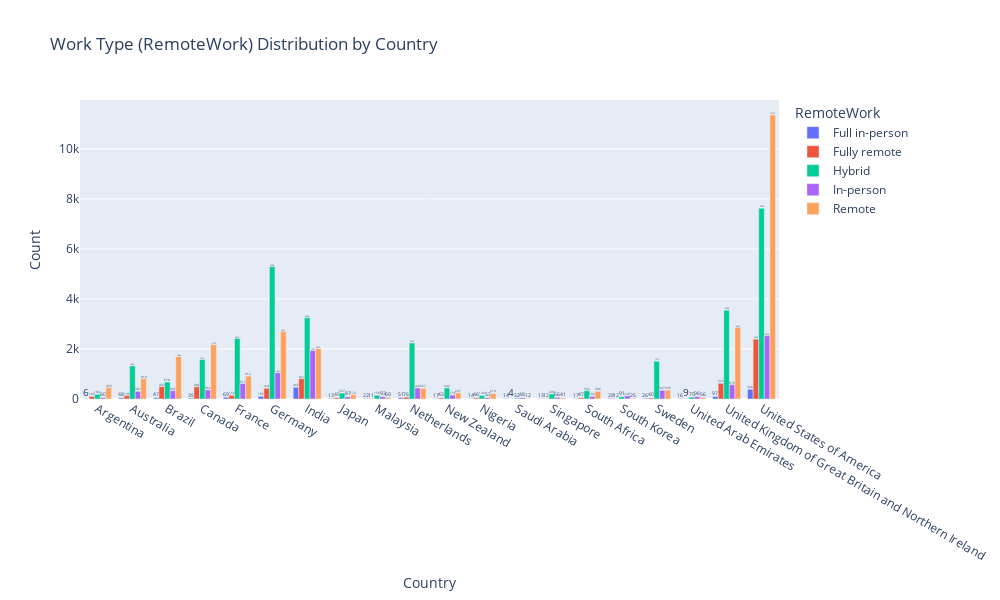

Source (notebook cell):
### Code cell
import pandas as pd
import plotly.express as px



# Create a count of the values for each combination of Country and RemoteWork
df_counts = df.groupby(['Country', 'RemoteWork']).size().reset_index(name='Count')

# Create the clustered bar chart with hover data and increased size
fig = px.bar(df_counts, 
             x='Country', 
             y='Count', 
             color='RemoteWork', 
             barmode='group',  # Creates the clustered bar effect
             text='Count',     # Displays the count value on top of each bar
             hover_data=['Country', 'RemoteWork', 'Count'],  # Show Country, RemoteWork, and Count on hover
             title="Work Type (RemoteWork) Distribution by Country",
             height=600,  # Increase the height of the graph
             width=1000)  # Increase the width of the graph

# Show the plot
fig.show()

### Figure 1 — Plotly figure (JSON) as saved in the notebook; plotly's stock layout.template omitted (floating-point values rounded to 4 significant figures)
{"data": [{"alignmentgroup": "True", "customdata": [["Full in-person"], ["Full in-person"], ["Full in-person"], ["Full in-person"], ["Full in-person"], ["Full in-person"], ["Full in-person"], ["Full in-person"], ["Full in-person"], ["Full in-person"], ["Full in-person"], ["Full in-person"], ["Full in-person"], ["Full in-person"], ["Full in-person"], ["Full in-person"], ["Full in-person"], ["Full in-person"], ["Full in-person"], ["Full in-person"]], "hovertemplate": "RemoteWork=%{customdata[0]}<br>Country=%{x}<br>Count=%{text}<extra></extra>", "legendgroup": "Full in-person", "marker": {"color": "#636efa", "pattern": {"shape": ""}}, "name": "Full in-person", "offsetgroup": "Full in-person", "orientation": "v", "showlegend": true, "text": [6, 48, 47, 35, 69, 105, 468, 13, 22, 51, 17, 14, 14, 13, 17, 28, 26, 16, 97, 390], "textposition": "auto", "type": "bar", "x": ["Argentina", "Australia", "Brazil", "Canada", "France", "Germany", "India", "Japan", "Malaysia", "Netherlands", "New Zealand", "Nigeria", "Saudi Arabia", "Singapore", "South Africa", "South Korea", "Sweden", "United Arab Emirates", "United Kingdom of Great Britain and Northern Ireland", "United States of America"], "xaxis": "x", "y": [6, 48, 47, 35, 69, 105, 468, 13, 22, 51, 17, 14, 14, 13, 17, 28, 26, 16, 97, 390], "yaxis": "y"}, {"alignmentgroup": "True", "customdata": [["Fully remote"], ["Fully remote"], ["Fully remote"], ["Fully remote"], ["Fully remote"], ["Fully remote"], ["Fully remote"], ["Fully remote"], ["Fully remote"], ["Fully remote"], ["Fully remote"], ["Fully remote"], ["Fully remote"], ["Fully remote"], ["Fully remote"], ["Fully remote"], ["Fully remote"], ["Fully remote"], ["Fully remote"], ["Fully remote"]], "hovertemplate": "RemoteWork=%{customdata[0]}<br>Country=%{x}<br>Count=%{text}<extra></extra>", "legendgroup": "Fully remote", "marker": {"color": "#EF553B", "pattern": {"shape": ""}}, "name": "Fully remote", "offsetgroup": "Fully remote", "orientation": "v", "showlegend": true, "text": [104, 136, 493, 488, 150, 428, 814, 49, 11, 76, 43, 46, 4, 12, 47, 12, 40, 9, 625, 2394], "textposition": "auto", "type": "bar", "x": ["Argentina", "Australia", "Brazil", "Canada", "France", "Germany", "India", "Japan", "Malaysia", "Netherlands", "New Zealand", "Nigeria", "Saudi Arabia", "Singapore", "South Africa", "South Korea", "Sweden", "United Arab Emirates", "United Kingdom of Great Britain and Northern Ireland", "United States of America"], "xaxis": "x", "y": [104, 136, 493, 488, 150, 428, 814, 49, 11, 76, 43, 46, 4, 12, 47, 12, 40, 9, 625, 2394], "yaxis": "y"}, {"alignmentgroup": "True", "customdata": [["Hybrid "], ["Hybrid "], ["Hybrid "], ["Hybrid "], ["Hybrid "], ["Hybrid "], ["Hybrid "], ["Hybrid "], ["Hybrid "], ["Hybrid "], ["Hybrid "], ["Hybrid "], ["Hybrid "], ["Hybrid "], ["Hybrid "], ["Hybrid "], ["Hybrid "], ["Hybrid "], ["Hybrid "], ["Hybrid "]], "hovertemplate": "RemoteWork=%{customdata[0]}<br>Country=%{x}<br>Count=%{text}<extra></extra>", "legendgroup": "Hybrid ", "marker": {"color": "#00cc96", "pattern": {"shape": ""}}, "name": "Hybrid ", "offsetgroup": "Hybrid ", "orientation": "v", "showlegend": true, "text": [184, 1324, 678, 1576, 2418, 5289, 3250, 237, 150, 2240, 442, 143, 32, 200, 332, 91, 1512, 75, 3548, 7630], "textposition": "auto", "type": "bar", "x": ["Argentina", "Australia", "Brazil", "Canada", "France", "Germany", "India", "Japan", "Malaysia", "Netherlands", "New Zealand", "Nigeria", "Saudi Arabia", "Singapore", "South Africa", "South Korea", "Sweden", "United Arab Emirates", "United Kingdom of Great Britain and Northern Ireland", "United States of America"], "xaxis": "x", "y": [184, 1324, 678, 1576, 2418, 5289, 3250, 237, 150, 2240, 442, 143, 32, 200, 332, 91, 1512, 75, 3548, 7630], "yaxis": "y"}, {"alignmentgroup": "True", "customdata": [["In-person"], ["In-person"], ["In-person"], ["In-person"], ["In-person"], ["In-person"], ["In-person"], ["In-person"], ["In-person"], ["In-person"], ["In-person"], ["In-person"], ["In-person"], ["In-person"], ["In-person"], ["In-person"], ["In-person"], ["In-person"], ["In-person"], ["In-person"]], "hovertemplate": "RemoteWork=%{customdata[0]}<br>Country=%{x}<br>Count=%{text}<extra></extra>", "legendgroup": "In-person", "marker": {"color": "#ab63fa", "pattern": {"shape": ""}}, "name": "In-person", "offsetgroup": "In-person", "orientation": "v", "showlegend": true, "text": [60, 307, 335, 364, 615, 1051, 1937, 87, 93, 441, 156, 53, 48, 66, 104, 128, 347, 96, 570, 2530], "textposition": "auto", "type": "bar", "x": ["Argentina", "Australia", "Brazil", "Canada", "France", "Germany", "India", "Japan", "Malaysia", "Netherlands", "New Zealand", "Nigeria", "Saudi Arabia", "Singapore", "South Africa", "South Korea", "Sweden", "United Arab Emirates", "United Kingdom of Great Britain and Northern Ireland", "United States of America"], "xaxis": "x", "y": [60, 307, 335, 364, 615, 1051, 1937, 87, 93, 441, 156, 53, 48, 66, 104, 128, 347, 96, 570, 2530], "yaxis": "y"}, {"alignmentgroup": "True", "customdata": [["Remote"], ["Remote"], ["Remote"], ["Remote"], ["Remote"], ["Remote"], ["Remote"], ["Remote"], ["Remote"], ["Remote"], ["Remote"], ["Remote"], ["Remote"], ["Remote"], ["Remote"], ["Remote"], ["Remote"], ["Remote"], ["Remote"], ["Remote"]], "hovertemplate": "RemoteWork=%{customdata[0]}<br>Country=%{x}<br>Count=%{text}<extra></extra>", "legendgroup": "Remote", "marker": {"color": "#FFA15A", "pattern": {"shape": ""}}, "name": "Remote", "offsetgroup": "Remote", "orientation": "v", "showlegend": true, "text": [453, 810, 1695, 2170, 912, 2701, 2010, 172, 60, 427, 247, 219, 12, 41, 306, 25, 356, 56, 2863, 11357], "textposition": "auto", "type": "bar", "x": ["Argentina", "Australia", "Brazil", "Canada", "France", "Germany", "India", "Japan", "Malaysia", "Netherlands", "New Zealand", "Nigeria", "Saudi Arabia", "Singapore", "South Africa", "South Korea", "Sweden", "United Arab Emirates", "United Kingdom of Great Britain and Northern Ireland", "United States of America"], "xaxis": "x", "y": [453, 810, 1695, 2170, 912, 2701, 2010, 172, 60, 427, 247, 219, 12, 41, 306, 25, 356, 56, 2863, 11357], "yaxis": "y"}], "layout": {"barmode": "group", "height": 600, "legend": {"title": {"text": "RemoteWork"}, "tracegroupgap": 0}, "title": {"text": "Work Type (RemoteWork) Distribution by Country"}, "width": 1000, "xaxis": {"anchor": "y", "autorange": true, "domain": [0, 1], "range": [-0.5, 19.5], "title": {"text": "Country"}, "type": "category"}, "yaxis": {"anchor": "x", "autorange": true, "domain": [0, 1], "range": [0, 11950.0], "title": {"text": "Count"}, "type": "linear"}}}
